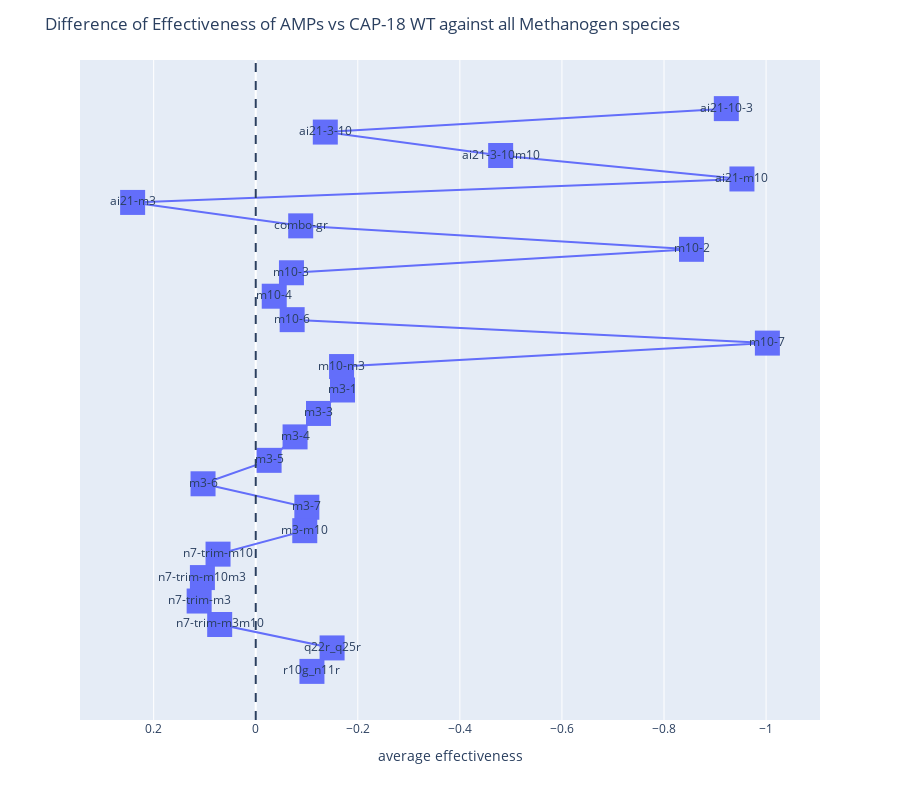

Write notebook code for a chart like this one.
### Markdown cell above
We can see that all samples of the AMPs "ai-21-10-3", "ai-21-m10", "m10-2", and "m10-7" were less effective than the control "CAP-18WT" in the E.coli species tested, it's also intereating to note that many AMPs for E.coli was less effective than CAP-18 WT, where around half is extremely less effective (> 0.5) while the other half is somewhat less effective.
On the flipside, only "ai21-m3" was more effective than the control group in all specieces. It's also worthy to note that m3-6 was less effective in E.coli, but is effective in all other species, with the values being more "polarized."
Another interesting thing is that the M.ruminantium species had more effective AMPs, but around half had the same effectiveness as "CAP-18 WT"

### Code cell
# adding my own shape, yay.
shape = go.Figure()
shape.add_shape(
    type="circle",  # cirlce blah blah bah
    xref="x", yref="y",
    x0=1, y0=1, x1=5, y1=3,  # bounds
    fillcolor="LightSkyBlue",
    line_color="RoyalBlue",
    opacity=0.7,
    layer="below"
)
# TODO: fix this dumb bullshit
avg_by_species = AMP10uM.groupby("AMP_ID")["delta"].mean().reset_index(drop=False)
fig = px.line(avg_by_species, x = "delta", y = "AMP_ID", markers=True, height = 800, text = "AMP_ID")
fig.update_layout(title="Difference of Effectiveness of AMPs vs CAP-18 WT against all Methanogen species", 
                  xaxis_title = "average effectiveness", 
                  yaxis=dict(autorange="reversed", visible = False),
                  xaxis = dict(autorange = "reversed", range = [0.3, -0.3]))

fig.update_traces(marker = dict(size=25, symbol = "square"))
fig.add_vline(x = 0, line_dash = "dash")

# cannot figure out how to make pills lmfao

### Figure 1 — Plotly figure (JSON) as saved in the notebook; plotly's stock layout.template omitted (floating-point values rounded to 4 significant figures)
{"data": [{"hovertemplate": "delta=%{x}<br>AMP_ID=%{text}<extra></extra>", "legendgroup": "", "line": {"color": "#636efa", "dash": "solid"}, "marker": {"size": 25, "symbol": "square"}, "mode": "lines+markers+text", "name": "", "orientation": "h", "showlegend": false, "text": ["ai21-10-3", "ai21-3-10", "ai21-3-10m10", "ai21-m10", "ai21-m3", "combo-gr", "m10-2", "m10-3", "m10-4", "m10-6", "m10-7", "m10-m3", "m3-1", "m3-3", "m3-4", "m3-5", "m3-6", "m3-7", "m3-m10", "n7-trim-m10", "n7-trim-m10m3", "n7-trim-m3", "n7-trim-m3m10", "q22r_q25r", "r10g_n11r"], "type": "scatter", "x": [-0.9221, -0.1363, -0.4799, -0.9527, 0.2412, -0.08808, -0.8539, -0.06998, -0.03624, -0.07136, -1.003, -0.1682, -0.17, -0.123, -0.07707, -0.02619, 0.1033, -0.1001, -0.09607, 0.07388, 0.1045, 0.1109, 0.07065, -0.1496, -0.1101], "xaxis": "x", "y": ["ai21-10-3", "ai21-3-10", "ai21-3-10m10", "ai21-m10", "ai21-m3", "combo-gr", "m10-2", "m10-3", "m10-4", "m10-6", "m10-7", "m10-m3", "m3-1", "m3-3", "m3-4", "m3-5", "m3-6", "m3-7", "m3-m10", "n7-trim-m10", "n7-trim-m10m3", "n7-trim-m3", "n7-trim-m3m10", "q22r_q25r", "r10g_n11r"], "yaxis": "y"}], "layout": {"height": 800, "legend": {"tracegroupgap": 0}, "margin": {"t": 60}, "shapes": [{"line": {"dash": "dash"}, "type": "line", "x0": 0, "x1": 0, "xref": "x", "y0": 0, "y1": 1, "yref": "y domain"}], "title": {"text": "Difference of Effectiveness of AMPs vs CAP-18 WT against all Methanogen species"}, "xaxis": {"anchor": "y", "autorange": "reversed", "domain": [0, 1], "range": [0.3, -0.3], "title": {"text": "average effectiveness"}}, "yaxis": {"anchor": "x", "autorange": "reversed", "domain": [0, 1], "title": {"text": "AMP_ID"}, "visible": false}}}
